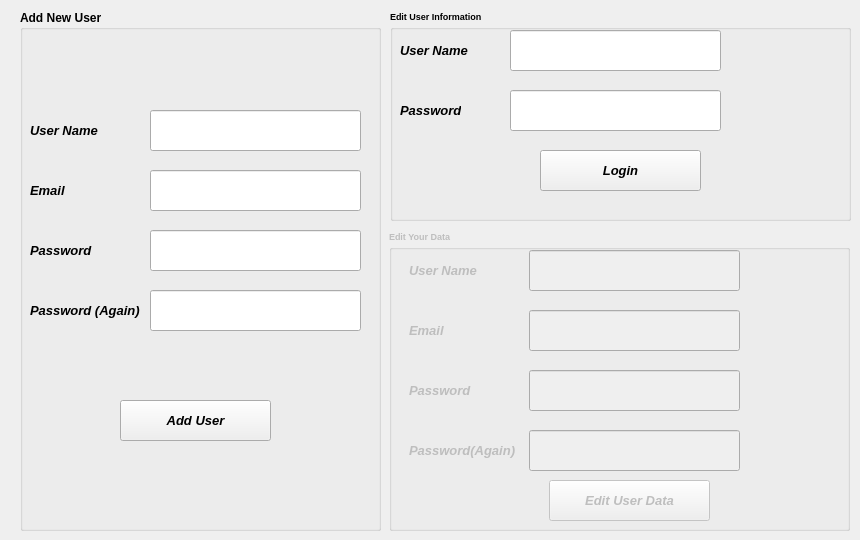
    <widget class="QWidget" name="tab_5">
     <attribute name="title">
      <string>Page</string>
     </attribute>
     <widget class="QGroupBox" name="groupBox">
      <property name="geometry">
       <rect>
        <x>20</x>
        <y>10</y>
        <width>361</width>
        <height>521</height>
       </rect>
      </property>
      <property name="font">
       <font>
        <family>Segoe UI</family>
        <weight>75</weight>
        <bold>true</bold>
       </font>
      </property>
      <property name="title">
       <string>Add New User</string>
      </property>
      <widget class="QLabel" name="label_9">
       <property name="geometry">
        <rect>
         <x>10</x>
         <y>100</y>
         <width>101</width>
         <height>41</height>
        </rect>
       </property>
       <property name="font">
        <font>
         <family>Segoe UI</family>
         <pointsize>10</pointsize>
         <weight>75</weight>
         <italic>true</italic>
         <bold>true</bold>
        </font>
       </property>
       <property name="text">
        <string>User Name</string>
       </property>
      </widget>
      <widget class="QLabel" name="label_10">
       <property name="geometry">
        <rect>
         <x>10</x>
         <y>220</y>
         <width>101</width>
         <height>41</height>
        </rect>
       </property>
       <property name="font">
        <font>
         <family>Segoe UI</family>
         <pointsize>10</pointsize>
         <weight>75</weight>
         <italic>true</italic>
         <bold>true</bold>
        </font>
       </property>
       <property name="text">
        <string>Password</string>
       </property>
      </widget>
      <widget class="QLabel" name="label_11">
       <property name="geometry">
        <rect>
         <x>10</x>
         <y>280</y>
         <width>111</width>
         <height>41</height>
        </rect>
       </property>
       <property name="font">
        <font>
         <family>Segoe UI</family>
         <pointsize>10</pointsize>
         <weight>75</weight>
         <italic>true</italic>
         <bold>true</bold>
        </font>
       </property>
       <property name="text">
        <string>Password (Again)</string>
       </property>
      </widget>
      <widget class="QLabel" name="label_12">
       <property name="geometry">
        <rect>
         <x>10</x>
         <y>160</y>
         <width>101</width>
         <height>41</height>
        </rect>
       </property>
       <property name="font">
        <font>
         <family>Segoe UI</family>
         <pointsize>10</pointsize>
         <weight>75</weight>
         <italic>true</italic>
         <bold>true</bold>
        </font>
       </property>
       <property name="text">
        <string>Email</string>
       </property>
      </widget>
      <widget class="QLineEdit" name="lineEdit_5">
       <property name="geometry">
        <rect>
         <x>130</x>
         <y>100</y>
         <width>211</width>
         <height>41</height>
        </rect>
       </property>
      </widget>
      <widget class="QLineEdit" name="lineEdit_6">
       <property name="geometry">
        <rect>
         <x>130</x>
         <y>160</y>
         <width>211</width>
         <height>41</height>
        </rect>
       </property>
      </widget>
      <widget class="QLineEdit" name="lineEdit_7">
       <property name="geometry">
        <rect>
         <x>130</x>
         <y>220</y>
         <width>211</width>
         <height>41</height>
        </rect>
       </property>
       <property name="echoMode">
        <enum>QLineEdit::Password</enum>
       </property>
      </widget>
      <widget class="QLineEdit" name="lineEdit_12">
       <property name="geometry">
        <rect>
         <x>130</x>
         <y>280</y>
         <width>211</width>
         <height>41</height>
        </rect>
       </property>
       <property name="echoMode">
        <enum>QLineEdit::Password</enum>
       </property>
      </widget>
      <widget class="QPushButton" name="pushButton_7">
       <property name="geometry">
        <rect>
         <x>100</x>
         <y>390</y>
         <width>151</width>
         <height>41</height>
        </rect>
       </property>
       <property name="font">
        <font>
         <family>Segoe UI</family>
         <pointsize>10</pointsize>
         <weight>75</weight>
         <italic>true</italic>
         <bold>true</bold>
        </font>
       </property>
       <property name="text">
        <string>Add User</string>
       </property>
      </widget>
      <widget class="QLabel" name="label_30">
       <property name="geometry">
        <rect>
         <x>130</x>
         <y>340</y>
         <width>221</width>
         <height>21</height>
        </rect>
       </property>
       <property name="font">
        <font>
         <family>Segoe UI</family>
         <pointsize>10</pointsize>
         <weight>75</weight>
         <italic>true</italic>
         <bold>true</bold>
        </font>
       </property>
       <property name="text">
        <string/>
       </property>
      </widget>
     </widget>
     <widget class="QGroupBox" name="groupBox_2">
      <property name="geometry">
       <rect>
        <x>390</x>
        <y>10</y>
        <width>461</width>
        <height>211</height>
       </rect>
      </property>
      <property name="font">
       <font>
        <family>Segoe UI</family>
        <pointsize>7</pointsize>
        <weight>75</weight>
        <bold>true</bold>
       </font>
      </property>
      <property name="title">
       <string>Edit User Information</string>
      </property>
      <widget class="QLineEdit" name="lineEdit_13">
       <property name="geometry">
        <rect>
         <x>120</x>
         <y>80</y>
         <width>211</width>
         <height>41</height>
        </rect>
       </property>
       <property name="echoMode">
        <enum>QLineEdit::Password</enum>
       </property>
      </widget>
      <widget class="QLabel" name="label_13">
       <property name="geometry">
        <rect>
         <x>10</x>
         <y>80</y>
         <width>61</width>
         <height>41</height>
        </rect>
       </property>
       <property name="font">
        <font>
         <family>Segoe UI</family>
         <pointsize>10</pointsize>
         <weight>75</weight>
         <italic>true</italic>
         <bold>true</bold>
        </font>
       </property>
       <property name="text">
        <string>Password</string>
       </property>
      </widget>
      <widget class="QLabel" name="label_14">
       <property name="geometry">
        <rect>
         <x>10</x>
         <y>20</y>
         <width>71</width>
         <height>41</height>
        </rect>
       </property>
       <property name="font">
        <font>
         <family>Segoe UI</family>
         <pointsize>10</pointsize>
         <weight>75</weight>
         <italic>true</italic>
         <bold>true</bold>
        </font>
       </property>
       <property name="text">
        <string>User Name</string>
       </property>
      </widget>
      <widget class="QLineEdit" name="lineEdit_14">
       <property name="geometry">
        <rect>
         <x>120</x>
         <y>20</y>
         <width>211</width>
         <height>41</height>
        </rect>
       </property>
      </widget>
      <widget class="QPushButton" name="pushButton_8">
       <property name="geometry">
        <rect>
         <x>150</x>
         <y>140</y>
         <width>161</width>
         <height>41</height>
        </rect>
       </property>
       <property name="font">
        <font>
         <family>Segoe UI</family>
         <pointsize>10</pointsize>
         <weight>75</weight>
         <italic>true</italic>
         <bold>true</bold>
        </font>
       </property>
       <property name="text">
        <string>Login</string>
       </property>
      </widget>
     </widget>
     <widget class="QGroupBox" name="groupBox_4">
      <property name="enabled">
       <bool>false</bool>
      </property>
      <property name="geometry">
       <rect>
        <x>389</x>
        <y>230</y>
        <width>461</width>
        <height>301</height>
       </rect>
      </property>
      <property name="font">
       <font>
        <family>Segoe UI</family>
        <pointsize>7</pointsize>
        <weight>75</weight>
        <bold>true</bold>
       </font>
      </property>
      <property name="title">
       <string>Edit Your Data</string>
      </property>
      <widget class="QLineEdit" name="lineEdit_18">
       <property name="geometry">
        <rect>
         <x>140</x>
         <y>20</y>
         <width>211</width>
         <height>41</height>
        </rect>
       </property>
      </widget>
      <widget class="QLabel" name="label_25">
       <property name="geometry">
        <rect>
         <x>20</x>
         <y>20</y>
         <width>81</width>
         <height>41</height>
        </rect>
       </property>
       <property name="font">
        <font>
         <family>Segoe UI</family>
         <pointsize>10</pointsize>
         <weight>75</weight>
         <italic>true</italic>
         <bold>true</bold>
        </font>
       </property>
       <property name="text">
        <string>User Name</string>
       </property>
      </widget>
      <widget class="QLabel" name="label_22">
       <property name="geometry">
        <rect>
         <x>20</x>
         <y>80</y>
         <width>81</width>
         <height>41</height>
        </rect>
       </property>
       <property name="font">
        <font>
         <family>Segoe UI</family>
         <pointsize>10</pointsize>
         <weight>75</weight>
         <italic>true</italic>
         <bold>true</bold>
        </font>
       </property>
       <property name="text">
        <string>Email</string>
       </property>
      </widget>
      <widget class="QLabel" name="label_23">
       <property name="geometry">
        <rect>
         <x>20</x>
         <y>140</y>
         <width>81</width>
         <height>41</height>
        </rect>
       </property>
       <property name="font">
        <font>
         <family>Segoe UI</family>
         <pointsize>10</pointsize>
         <weight>75</weight>
         <italic>true</italic>
         <bold>true</bold>
        </font>
       </property>
       <property name="text">
        <string>Password</string>
       </property>
      </widget>
      <widget class="QLineEdit" name="lineEdit_17">
       <property name="geometry">
        <rect>
         <x>140</x>
         <y>200</y>
         <width>211</width>
         <height>41</height>
        </rect>
       </property>
       <property name="echoMode">
        <enum>QLineEdit::Password</enum>
       </property>
      </widget>
      <widget class="QLineEdit" name="lineEdit_15">
       <property name="geometry">
        <rect>
         <x>140</x>
         <y>140</y>
         <width>211</width>
         <height>41</height>
        </rect>
       </property>
       <property name="echoMode">
        <enum>QLineEdit::Password</enum>
       </property>
      </widget>
      <widget class="QLineEdit" name="lineEdit_16">
       <property name="geometry">
        <rect>
         <x>140</x>
         <y>80</y>
         <width>211</width>
         <height>41</height>
        </rect>
       </property>
      </widget>
      <widget class="QLabel" name="label_24">
       <property name="geometry">
        <rect>
         <x>20</x>
         <y>200</y>
         <width>111</width>
         <height>41</height>
        </rect>
       </property>
       <property name="font">
        <font>
         <family>Segoe UI</family>
         <pointsize>10</pointsize>
         <weight>75</weight>
         <italic>true</italic>
         <bold>true</bold>
        </font>
       </property>
       <property name="text">
        <string>Password(Again)</string>
       </property>
      </widget>
      <widget class="QPushButton" name="pushButton_13">
       <property name="geometry">
        <rect>
         <x>160</x>
         <y>250</y>
         <width>161</width>
         <height>41</height>
        </rect>
       </property>
       <property name="font">
        <font>
         <family>Segoe UI</family>
         <pointsize>10</pointsize>
         <weight>75</weight>
         <italic>true</italic>
         <bold>true</bold>
        </font>
       </property>
       <property name="text">
        <string>Edit User Data</string>
       </property>
      </widget>
     </widget>
    </widget>
